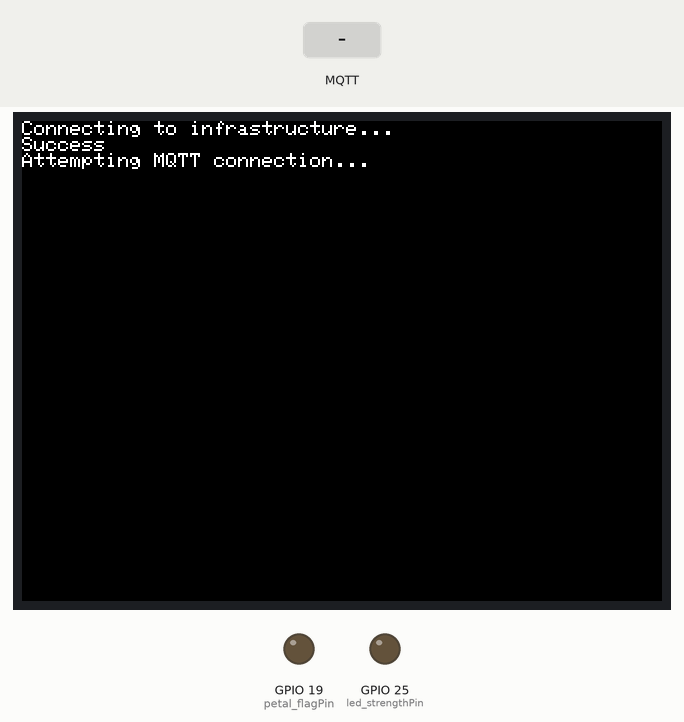
Simulated run of this sketch. Board: ESP32. Parts: 320×240 colour display, output pins drawn as LEDs (lit = HIGH). Inputs (shaded band) come from the test bench. WiFi joins after 1.5 s; servers stay silent unless stated; random numbers use the default seed unless the sketch sets one; no MQTT or app messages arrive unless stated; what the sketch prints to the serial monitor is not drawn.

Above: at 1.68 s.
2.9 s: MQTT message "b" arrives on the first subscribed topic
At 4.1 s:
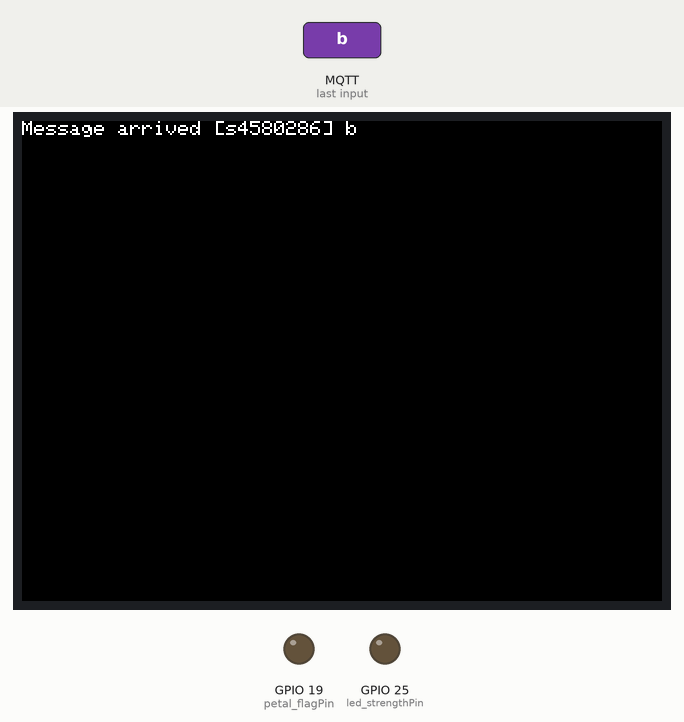
4.4 s: MQTT message "on" arrives on the first subscribed topic
At 4.7 s:
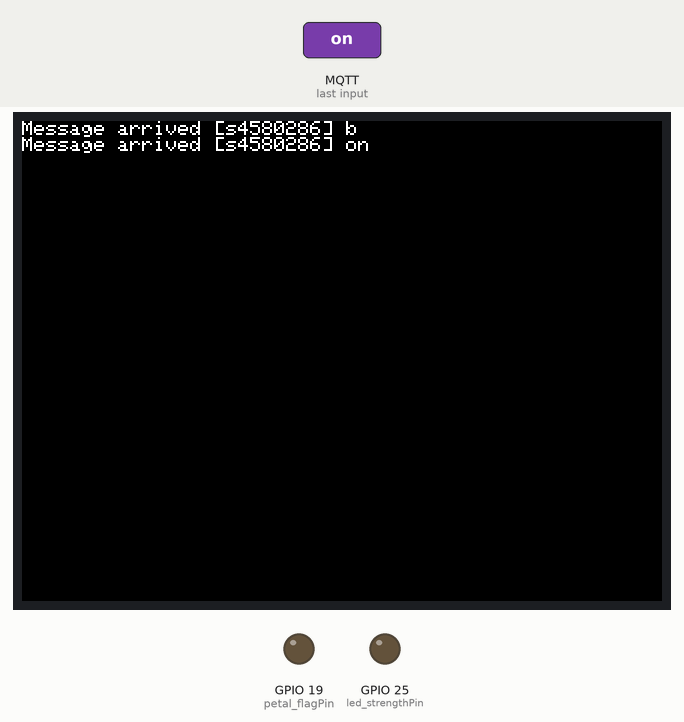
Timing chart, 0 to 7.4 s (numbered marks = the images above; inputs shaded):
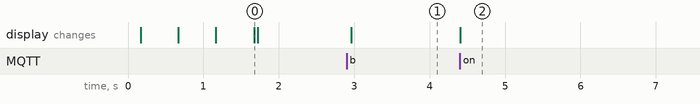

The sketch:

Flora-Greenm5Core2.ino
```cpp
/*

*/
#include "M5Core2.h"
#include <WiFi.h>
#include <PubSubClient.h>

WiFiClient espClient;
PubSubClient client(espClient);
//Configure the name and password of the connected wifi and your MQTT Server
// host.
const char* ssid        = "infrastructure";
const char* password    = "PcDvSddLfhA2";
const char* mqtt_server = "csse4011-iot.zones.eait.uq.edu.au";
const char* subtopic = "s4580286";
// const char* pubtopic = "s4580286";

// Wifi Globals
unsigned long lastMsg = 0;
#define MSG_BUFFER_SIZE (50)
char msg[MSG_BUFFER_SIZE];
int node = 1883;
void setupWifi();
void callback(char* topic, byte* payload, unsigned int length);
void reConnect();

// Output Pins
const int petal_flagPin = 19;
const int led_strengthPin = 25; // Analog Pin
int petal;
int b;
int value;

void extractValues(unsigned char* payload, int length) {

    // Loop through the payload to find the values
    for (int i = 0; i < length; i++) {
        // Check if the current character is 'petal'
        if (payload[i] == 'p' && payload[i + 1] == 'e' && payload[i + 2] == 't' && payload[i + 3] == 'a' && payload[i + 4] == 'l') {
            // Skip to the value part
            i += 8;  // Skip ':1,' to get to the value 1
            // Convert the character representing the value to an integer
            petal = payload[i] - '0';
        }
        // Check if the current character is 'b'
        else if (payload[i] == 'b') {
            // Skip to the value part
            i += 3;  // Skip ':5}' to get to the value 5
            // Convert the character representing the value to an integer
            b = payload[i] - '0';
            break;  // No need to continue parsing once both values are found
        }
    }

    // Print the extracted values
    Serial.print("Petal: ");
    Serial.println(petal);
    Serial.print("B: ");
    Serial.println(b);
}

void setup() {
    M5.begin();
    setupWifi();
    client.setServer(mqtt_server,
                    1883);  // Sets the server details.
    client.setCallback(
        callback);  // Sets the message callback function.

    // Output
    pinMode(petal_flagPin, OUTPUT); // Sets the trigPin as an Output
    pinMode(led_strengthPin, OUTPUT); // Sets the echoPin as an Input
    Serial.begin(9600); // Starts the serial communication
}


void loop() {
  // MQTT Loop
  if (!client.connected()) {
      reConnect();
  }
  client.loop();  // This function is called periodically to allow clients to
                  // process incoming messages and maintain connections to the
                  // server.

  if (value % 12 == 0) {
      M5.Lcd.clear();
      M5.Lcd.setCursor(0, 0);
  }

}

void setupWifi() {
    delay(10);
    M5.Lcd.printf("Connecting to %s", ssid);
    WiFi.mode(
        WIFI_STA);  // Set the mode to WiFi station mode.
    WiFi.begin(ssid, password);  // Start Wifi connection.

    while (WiFi.status() != WL_CONNECTED) {
        delay(500);
        M5.Lcd.print(".");
    }
    M5.Lcd.printf("\nSuccess\n");
}

void callback(char* topic, byte* payload, unsigned int length) {
    M5.Lcd.print("Message arrived [");
    M5.Lcd.print(topic);
    M5.Lcd.print("] ");
    for (int i = 0; i < length; i++) {
        M5.Lcd.print((char)payload[i]);
    }
    extractValues(payload, length);
    //Activate GPIOS
    // Check if petal is 1 and set petal_flagPin accordingly
    if (petal == 1) {
        digitalWrite(petal_flagPin, HIGH);
    } else {
        digitalWrite(petal_flagPin, LOW);
    }

    // Map the range of B (1-10) to analog values (0-1023 for example)
    int analogValue = map(b, 1, 10, 0, 1023);

    // Write the analog value to led_strengthPin
    analogWrite(led_strengthPin, analogValue);
    M5.Lcd.println();
    value++;
}

void reConnect() {
    while (!client.connected()) {
        M5.Lcd.print("Attempting MQTT connection...");
        // Create a random client ID.
        String clientId = "M5Stack-s86";
        clientId += String(random(0xffff), HEX);
        // Attempt to connect.
        if (client.connect(clientId.c_str())) {
            M5.Lcd.printf("\nSuccess\n");
            // Once connected, publish an announcement to the topic.
            //client.publish(pubtopic, "reconnecting");
            // ... and resubscribe.
            client.subscribe(subtopic);
        } else {
            M5.Lcd.print("failed, rc=");
            M5.Lcd.print(client.state());
            M5.Lcd.println("try again in 1 seconds");
            delay(1000);
        }
    }
}
```

Measured:
- after the input at 2.9 s, the display: changes after 0.06 s (image 1)
- after the input at 4.4 s, the display: changes at once (image 2)
